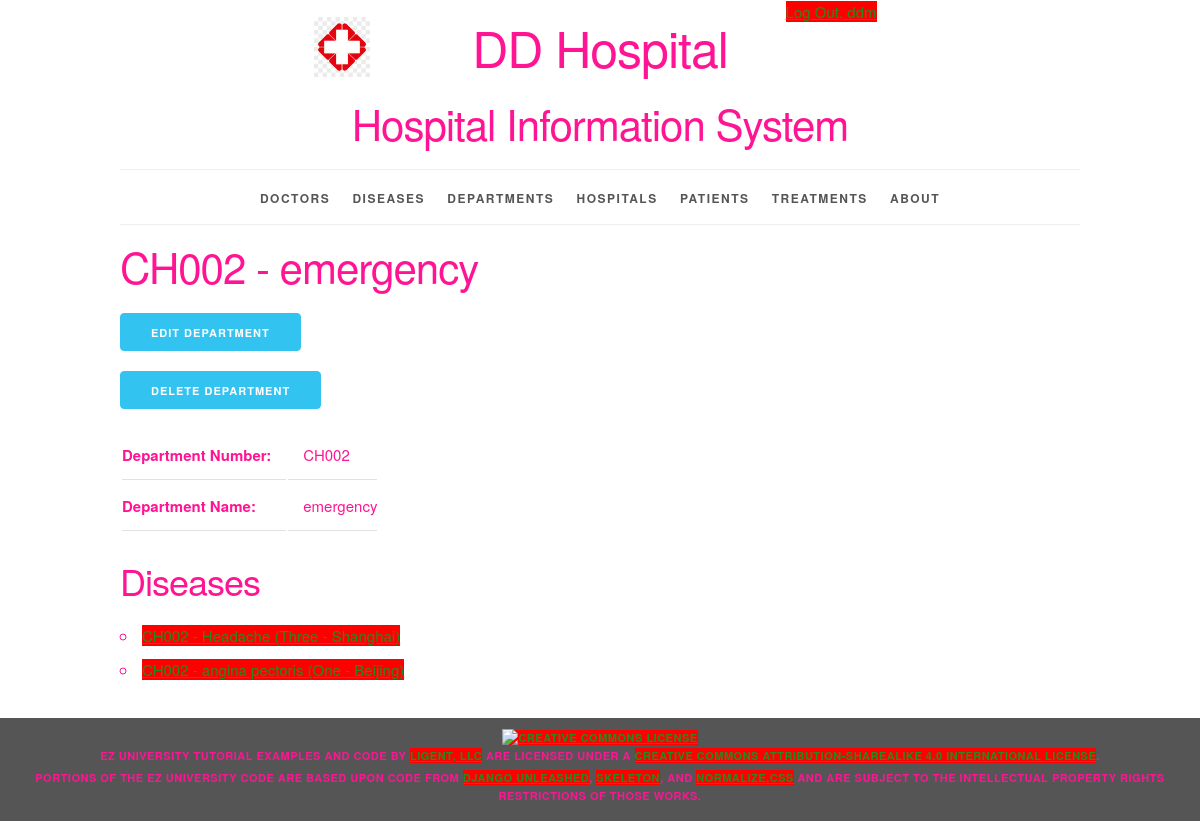
The app's page /department/2/ (signed in) with its own data.
### sysinfo/models.py (models this page shows, shortened)
class Department(models.Model):
    department_id = models.AutoField(primary_key=True)
    department_number = models.CharField(max_length=20)
    department_name = models.CharField(max_length=255)
    def __str__(self):
        return f'{self.department_number} - {self.department_name}'
    def get_update_url(self):
        return reverse('sysinfo_department_update_urlpattern',
                       kwargs={'pk': self.pk}
                       )
    def get_delete_url(self):
        return reverse('sysinfo_department_delete_urlpattern',
                       kwargs={'pk': self.pk}
                       )
    class Meta:
        ordering = ['department_number', 'department_name']
        constraints = [
            UniqueConstraint(fields=['department_number', 'department_name'], name='unique_department')
        ]

class Disease(models.Model):
    disease_id = models.AutoField(primary_key=True)
    disease_name = models.CharField(max_length=20)
    hospital = models.ForeignKey(Hospital, related_name='diseases', on_delete=models.PROTECT)
    department = models.ForeignKey(Department, related_name='diseases', on_delete=models.PROTECT)
    doctor = models.ForeignKey(Doctor, related_name='diseases', on_delete=models.PROTECT)
    def __str__(self):
        return f'{self.department.department_number} - {self.disease_name} ({self.hospital.__str__()})'
    def get_absolute_url(self):
        return reverse('sysinfo_disease_detail_urlpattern',
                       kwargs={'pk': self.pk}
                       )
    class Meta:
        ordering = ['department', 'disease_name', 'hospital']
        constraints = [
            UniqueConstraint(fields=['hospital', 'department', 'disease_name'],
                             name='unique_disease')
        ]

class Hospital(models.Model):
    hospital_id = models.AutoField(primary_key=True)
    street = models.ForeignKey(Street, related_name='hospitals', on_delete=models.PROTECT)
    city = models.ForeignKey(City, related_name='hospitals', on_delete=models.PROTECT)
    def __str__(self):
        return f'{self.street.street} - {self.city.city_name}'
    class Meta:
        ordering = ['street__street', 'city__city_sequence']
        constraints = [
            UniqueConstraint(fields=['street', 'city'], name='unique_hospital')
        ]

class Street(models.Model):
    street_id = models.AutoField(primary_key=True)
    street = models.IntegerField(unique=True)
    class Meta:
        ordering = ['street']

class City(models.Model):
    city_id = models.AutoField(primary_key=True)
    city_sequence = models.IntegerField(unique=True)
    city_name = models.CharField(max_length=45, unique=True)
    class Meta:
        ordering = ['city_sequence']

### sysinfo/views.py (the view)
class DepartmentDetail(LoginRequiredMixin, PermissionRequiredMixin, DetailView):
    model = Department
    permission_required = 'sysinfo.view_department'
    def get_context_data(self, **kwargs):
        context = super(DetailView, self).get_context_data(**kwargs)
        department = self.get_object()
        disease_list = department.diseases.all()
        context['disease_list'] = disease_list
        return context

### sysinfo/templates/sysinfo/department_detail.html (shortened to what this page needs)
{% extends 'sysinfo/base.html' %}
{% block content %}
    <h2>{{ department }}</h2>
    <ul class="ezu-button-list">
        <li>
            <a href="{{ department.get_update_url }}"
                class="button button-primary">
                Edit Department</a></li>
        <li>
          <a href="{{ department.get_delete_url }}"
             class="button button-primary">
              Delete Department</a></li>
    </ul>
    <section>
        <table>
            <tr>
                <th>Department Number:</th>
                <td>{{ department.department_number }}</td>
            </tr>
            <tr>
                <th>Department Name:</th>
                <td>{{ department.department_name }}</td>
            </tr>
        </table>
    </section>
    <section>
        <h3>Diseases</h3>
        <ul>
            {% for disease in disease_list %}
                <li>
                    <a href="{{ disease.get_absolute_url }}">{{ disease }}</a>
                </li>
            {% empty %}
                <li><em>There are currently no diseases for this department.</em></li>
            {% endfor %}
        </ul>
    </section>
{% endblock %}

### sysinfo/templates/sysinfo/base.html (shortened to what this page needs)
{% load static %}
<!DOCTYPE html>
<html lang="en">
<head>
    <link rel="stylesheet" type="text/css"
          href="{% static 'sysinfo/normalize.css' %}">
    <link rel="stylesheet" type="text/css"
          href="{% static 'sysinfo/skeleton.css' %}">
    <link rel="stylesheet" type="text/css"
          href="{% static 'sysinfo/style.css' %}">
</head>
<body>
<div class="container">
    <div class="status row">
        <div class="offset-by-eight four columns">
            <ul class="inline">
                {% if user.is_authenticated %}
                    <li><a href="{% url 'logout_urlpattern' %}">
                        Log Out, {{ user.get_username }}</a></li>
                {% else %}
                    <li><a href="{% url 'login_urlpattern' %}">
                        Log In</a></li>
                {% endif %}
            </ul>
        </div>
    </div>
    <header class="row">
        <div class="offset-by-one ten columns">
            <h1 class="logo">DD Hospital</h1>
            <h2>Hospital Information System</h2>
        </div>
    </header>
    <nav>
        <ul>
            {% if perms.sysinfo.view_doctor %}
                <li>
                    <a href="{% url 'sysinfo_doctor_list_urlpattern' %}">
                        Doctors</a></li>
            {% endif %}
            {% if perms.sysinfo.view_disease %}
                <li>
                    <a href="{% url 'sysinfo_disease_list_urlpattern' %}">
                        Diseases</a></li>
            {% endif %}
            {% if perms.sysinfo.view_department %}
                <li>
                    <a href="{% url 'sysinfo_department_list_urlpattern' %}">
                        Departments</a></li>
            {% endif %}
            {% if perms.sysinfo.view_hospital %}
                <li>
                    <a href="{% url 'sysinfo_hospital_list_urlpattern' %}">
                        Hospitals</a></li>
            {% endif %}
            {% if perms.sysinfo.view_patient %}
                <li>
                    <a href="{% url 'sysinfo_patient_list_urlpattern' %}">
                        Patients</a></li>
            {% endif %}
            {% if perms.sysinfo.view_treatment %}
                <li>
                    <a href="{% url 'sysinfo_treatment_list_urlpattern' %}">
                        Treatments</a></li>
            {% endif %}
            <li>
                <a href="{% url 'about_urlpattern' %}">
                    About</a></li>
        </ul>
    </nav>
    <main>
        {% block content %}{% endblock %}
    </main>
</div>
<footer>
    <p>
        <a rel="license" href="http://creativecommons.org/licenses/by-sa/4.0/">
            <img alt="Creative Commons License" style="border-width:0"
                 src="https://i.creativecommons.org/l/by-sa/4.0/88x31.png"/>
        </a><br/><span property="dct:title">EZ University Tutorial Examples and Code</span>
        by
        <a href="https://www.ligent.net" property="cc:attributionName"
           rel="cc:attributionURL">Ligent, LLC</a> are licensed under a
        <a rel="license" href="http://creativecommons.org/licenses/by-sa/4.0/">Creative Commons Attribution-ShareAlike
            4.0 International License</a>.
    </p>
    <p>Portions of the EZ University code are based upon code from
        <a href="https://django-unleashed.com">Django Unleashed</a>,
        <a href="http://getskeleton.com/">Skeleton</a>, and
        <a href="https://necolas.github.io/normalize.css/">Normalize.css</a> and
        are subject to the intellectual property rights restrictions of those works.
    </p>
</footer>
</body>
</html>

### sysinfo/static/sysinfo/skeleton.css (style rules this page uses)
.container { position: relative; width: 100%; max-width: 960px; margin: 0 auto; padding: 0 20px; box-sizing: border-box; }
.column, .columns { width: 100%; float: left; box-sizing: border-box; }
@media (min-width: 400px) { .container { width: 85%; padding: 0; } }
@media (min-width: 550px) { .container { width: 80%; } }
@media (min-width: 550px) { .column, .columns { margin-left: 4%; } }
@media (min-width: 550px) { .column:first-child, .columns:first-child { margin-left: 0; } }
@media (min-width: 550px) { .four.columns { width: 30.6666666667%; } }
@media (min-width: 550px) { .ten.columns { width: 82.6666666667%; } }
@media (min-width: 550px) { .offset-by-one.column, .offset-by-one.columns { margin-left: 8.66666666667%; } }
@media (min-width: 550px) { .offset-by-eight.column, .offset-by-eight.columns { margin-left: 69.3333333333%; } }
html { font-size: 62.5%; }
body { font-size: 1.5em; line-height: 1.6; font-weight: 400; font-family: "Raleway", "HelveticaNeue", "Helvetica Neue", Helvetica, Arial, sans-serif; color: #FF1493; }
h1, h2, h3, h4, h5, h6 { margin-top: 0; margin-bottom: 2rem; font-weight: 300; }
h1 { font-size: 4.0rem; line-height: 1.2; letter-spacing: -.1rem; }
h2 { font-size: 3.6rem; line-height: 1.25; letter-spacing: -.1rem; }
h3 { font-size: 3.0rem; line-height: 1.3; letter-spacing: -.1rem; }
@media (min-width: 550px) { h1 { font-size: 5.0rem; } }
@media (min-width: 550px) { h2 { font-size: 4.2rem; } }
@media (min-width: 550px) { h3 { font-size: 3.6rem; } }
p { margin-top: 0; }
a { color: #228B22; }
.button, button, input[type="submit"], input[type="reset"], input[type="button"] { display: inline-block; height: 38px; padding: 0 30px; color: #555; text-align: center; font-size: 11px; font-weight: 600; line-height: 38px; letter-spacing: .1rem; text-transform: uppercase; text-decoration: none; white-space: nowrap; background-color: #BDB76B; border-radius: 4px; border: 1px solid #bbb; cursor: pointer; box-sizing: border-box; }
.button.button-primary, button.button-primary, input[type="submit"].button-primary, input[type="reset"].button-primary, input[type="button"].button-primary { color: #FFF; background-color: #33C3F0; border-color: #33C3F0; }
ul { list-style: circle inside; }
ol, ul { padding-left: 0; margin-top: 0; }
li { margin-bottom: 1rem; }
th, td { padding: 12px 15px; text-align: left; border-bottom: 1px solid #E1E1E1; }
th:first-child, td:first-child { padding-left: 0; }
th:last-child, td:last-child { padding-right: 0; }
button, .button { margin-bottom: 1rem; }
pre, blockquote, dl, figure, table, p, ul, ol, form { margin-bottom: 2.5rem; }
.container:after, .row:after, .u-cf { content: ""; display: table; clear: both; }

### sysinfo/static/sysinfo/style.css (style rules this page uses)
html { height: 100%; background-color: #555; }
body { background-color: white; }
body>div>header { text-align: center;; }
header h1 { display: inline-block; font-weight: normal; font-style: normal; width: 100%; margin-top: 0; padding-top: 0; }
.logo { padding-top: 50px; background-image: url("/static/sysinfo/logo.png"); background-size: 50px; background-repeat: no-repeat; background-position: top; }
@media (min-width: 750px) { .logo { padding-top: 0; background-size: contain; background-position: 0% 0%; } }
@media (min-width: 1000px) { .logo { background-position: 10% 0%; } }
@media (min-width: 1200px) { .logo { background-position: 15% 0%; } }
nav { border-top: 1px solid #eee; width: 100%; border-bottom: 1px solid #eee; margin: 0 0 1em; padding: 0; }
nav ul { margin: 0; padding: 1em 0; list-style-type: none; text-align: center; }
nav ul li { display: inline; padding: 0; margin: 0 0.25em; font-weight: 600; text-transform: uppercase; text-align: center; font-size: 1rem; letter-spacing: .10rem; }
@media (min-width: 400px) { nav ul li { letter-spacing: .15rem; font-size: 1.2rem; margin: 0 0.5em; } }
@media (min-width: 550px) { nav ul li { margin: 0 0.75em; } }
nav ul li a { color: #555; text-decoration: none; background-color: transparent; cursor: pointer; }
.inline { list-style-type: none; padding: 0; margin: 0 0 -0.5em; }
.inline li { display: inline; }
body>footer { width: 100%; background-color: #555; font-size: 1.1rem; letter-spacing: .05rem; font-weight: 600; text-transform: uppercase; text-align: center; padding: 1em 0; margin: 1em 0; }
body>footer p { margin-bottom: 0.5rem; }
ul.ezu-button-list { list-style-type: none; padding: 0; margin: 0; }

### records on screen
Department: department_number+department_name "CH002 - emergency", department_number "CH002", department_name "emergency"
Disease: department+disease_name+hospital "CH002 - Headache (Three - Shanghai)"
Disease: department+disease_name+hospital "CH002 - angina pectoris (One - Beijing)"

### other values on screen
{{ user.get_username }} "ddm"
